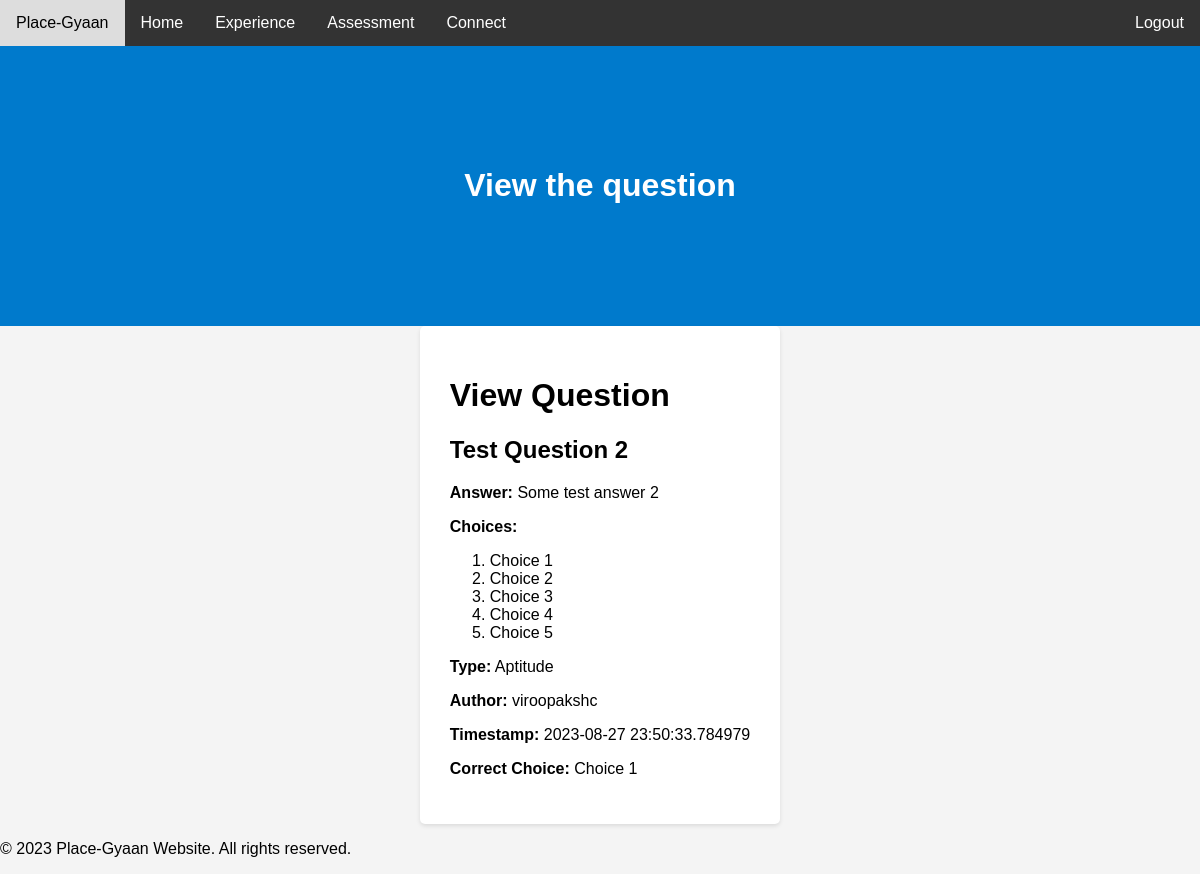
/view_question/3 (signed in), run on the app's committed database.
### main/models.py (models this page shows)
class Question(Base):
	__tablename__='Question'
	id = Column(Integer, primary_key=True,autoincrement=True)
	question = Column(String(255), unique=True, nullable=False)
	answer = Column(Integer, nullable=False)
	choices = Column(String(255), nullable=False)
	type = Column(String(80), nullable=False)
	auth_id = Column(Integer, ForeignKey('User.id'), nullable=False)
	timestamp = Column(String(80), nullable=False)
	correct_choice = Column(String(80))

class User(Base, UserMixin):
    __tablename__ = 'User'
    id = Column(Integer, primary_key=True,autoincrement=True)
    email = Column(String(255), unique=True)
    username = Column(String(255), unique=False, nullable=True)
    password = Column(String(255), nullable=False)
    active = Column(Boolean())
    fs_uniquifier = Column(String(64), unique=True, nullable=False)
    attributes=Column(MutableList.as_mutable(AsaList()),nullable=False)
    roles = relationship('Role', secondary='RolesUsers',
                         backref=backref('Users', lazy='dynamic'))

### main/controllers.py (the view)
@app.route('/view_question/<int:question_id>')
@auth_required()
def view_question(question_id):
    question = Question.query.get(question_id)
    user=User.query.filter_by(id=question.auth_id).first()
    return render_template('view_question.html', question=question,username=user.username)

### main/templates/view_question.html (shortened to what this page needs)
{% extends "whole.html" %}
{% block welcome %}
<div class="header">
        <h1>View the question</h1>
    </div>
{% endblock %}
{% block content %}
<div class="question-id-container">
    <h1>View Question</h1>
    <h2>{{ question.question }}</h2>
    <p><strong>Answer:</strong> {{ question.answer }}</p>
    <strong>Choices:</strong>
    <ol>
    {% for choice in question.choices.split(",") %}
        <li> {{ choice }}</li>
    {% endfor %}
    </ol>
    <p><strong>Type:</strong> {{ question.type }}</p>
    <p><strong>Author:</strong> {{ username }}</p>
    <p><strong>Timestamp:</strong> {{ question.timestamp }}</p>
    <p><strong>Correct Choice:</strong> {{ question.correct_choice or "Not specified" }}</p>
</div>
{% endblock %}

### main/templates/view_question.html (style rules this page uses)
.question-id-container { max-width: 800px; margin: 0 auto; padding: 30px; background-color: #fff; border-radius: 5px; box-shadow: 0 2px 4px rgba(0, 0, 0, 0.1); }

### main/templates/whole.html (style rules this page uses)
body { font-family: Arial, sans-serif; margin: 0; padding: 0; background-color: #f4f4f4; }
.header { text-align: center; padding: 100px; background-color: #007ACC; }
.header h1 { color: white; }

### data on the page
Question: question "Test Question 2", answer "Some test answer 2", type "Aptitude", timestamp "2023-08-27 23:50:33.784979", correct_choice "Choice 1"
User: username "viroopakshc"

### other printed values
{{ choice }} "Choice 1" "Choice 2" "Choice 3" "Choice 4" "Choice 5"
